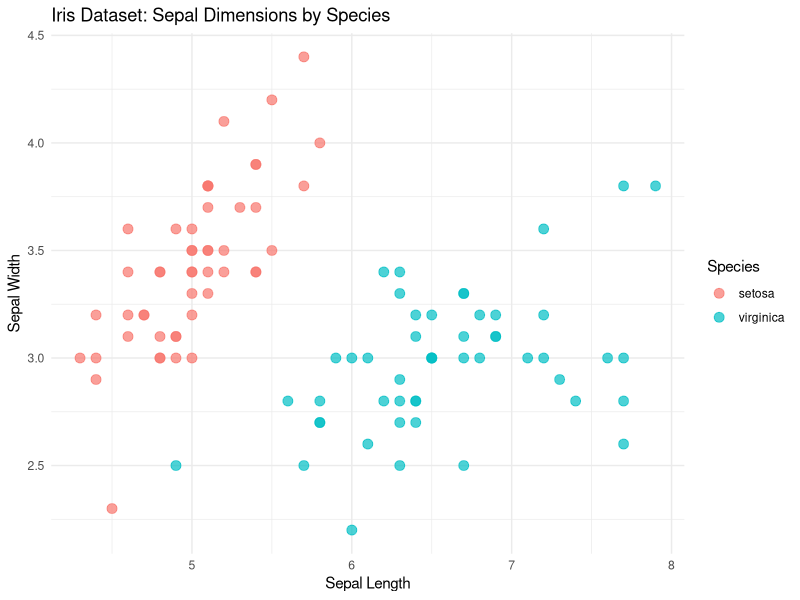
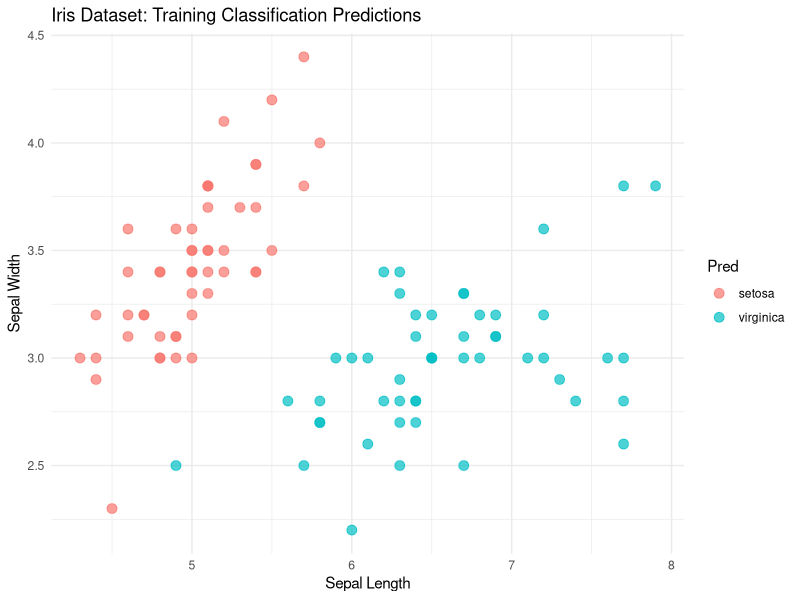
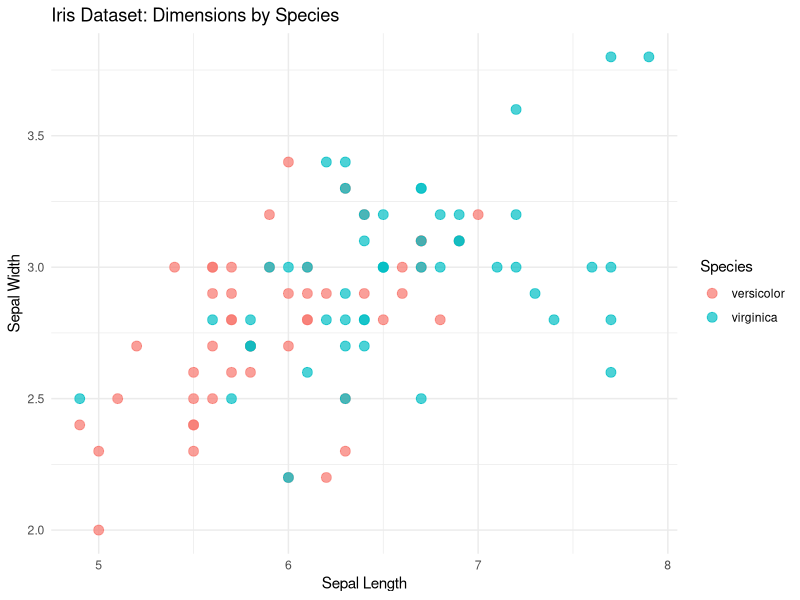

The R source for these figures, in order:
## ---- chunk 1
library(tidyverse)
## ---- chunk 2
head(iris)
## ---- chunk 3
mini_iris <- iris %>%
  filter(Species != 'versicolor')

ggplot(mini_iris, aes(x = Sepal.Length, y = Sepal.Width, color = Species)) +
  geom_point(size = 3, alpha = 0.7) +  # Add points with some transparency
  theme_minimal() +  # Use a clean theme
  labs(
    title = "Iris Dataset: Sepal Dimensions by Species",
    x = "Sepal Length",
    y = "Sepal Width"
  )

## ---- chunk 4

## Question: can you try using Petal length and width instead?
##Hint: how are we currently specifying what features are used in the model?
iris.fit <- glm(Species ~ Sepal.Length +  Sepal.Width,
                family = 'binomial',
                data = mini_iris)


mini_iris$Prob <- predict.glm(iris.fit,
                              mini_iris,
                              type = 'response')

##Question: Can you change the two lines below into a pipe operation?
##Hint: you will need the mutate() function and the %>% operator
mini_iris$Pred <- ifelse(mini_iris$Prob >= 0.5,"virginica", "setosa")
mini_iris$Result <- mini_iris$Species == mini_iris$Pred


table(mini_iris$Result)
## ---- chunk 5
##Question: Can you add an additional plot that shows the TRUE species labels?
#Hint: what was the name of the column storing the labels? What argument is being used to visualize the Predicted labels?
ggplot(mini_iris, aes(x = Sepal.Length, y = Sepal.Width, color = Pred)) +
  geom_point(size = 3, alpha = 0.7) +  # Add points with some transparency
  theme_minimal() +  # Use a clean theme
  labs(
    title = "Iris Dataset: Training Classification Predictions",
    x = "Sepal Length",
    y = "Sepal Width"
  )

## Running a linear regression to compare to logistic regression
mini_iris$Num_Species <- ifelse(mini_iris$Species == 'setosa', 1,2)
iris.lm <- lm(Num_Species ~ Sepal.Length +  Sepal.Width,
              data = mini_iris)

mini_iris$Num_pred <- predict.lm(iris.lm,mini_iris)

summary(mini_iris$Num_pred)

summary(mini_iris$Prob)


## ---- chunk 6

mini_iris <- iris %>%
  filter(Species != 'setosa')

##Question:can you change the plot to show Petal length and width?
##hint: aes(x = ?, y = ?)
ggplot(mini_iris, aes(x = Sepal.Length, y = Sepal.Width, color = Species)) +
  geom_point(size = 3, alpha = 0.7) +  # Add points with some transparency
  theme_minimal() +  # Use a clean theme
  labs(
    title = "Iris Dataset: Dimensions by Species",
    x = "Sepal Length",
    y = "Sepal Width"
  )

## ---- chunk 7


iris.fit <- glm(Species ~ Sepal.Length + Sepal.Width,
                family = 'binomial',
                data = mini_iris)


iris_pred <- predict.glm(iris.fit,
                         mini_iris,
                         type = 'response')


## Question: is the below function hard to read? How could we fix it?
##Hint: pipe operator
as.data.frame(table(mini_iris$Species == ifelse(iris_pred >= 0.5, 'virginica','versicolor')))
